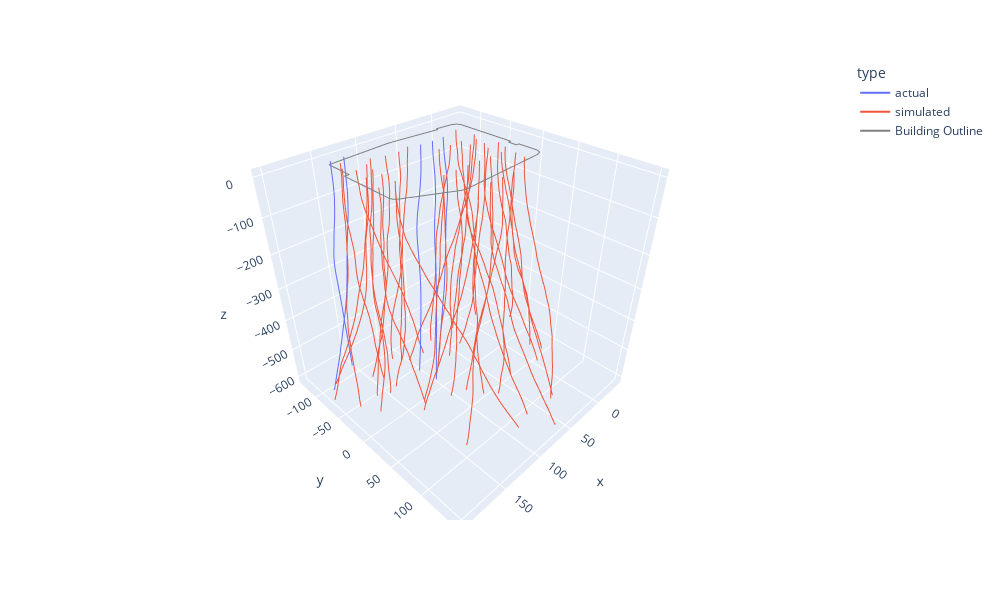

The cell this chart's notebook holds for it:
### Code cell
plotly_3d(site_sim)

### Figure 1 — Plotly figure (JSON) as saved in the notebook; plotly's stock layout.template omitted (floating-point values rounded to 4 significant figures; data arrays with more than 128 entries replaced by an {"elided": "..."} marker saying what was removed)
{"data": [{"hovertemplate": "type=actual<br>bh_name=2-5<br>x=%{x}<br>y=%{y}<br>z=%{z}<extra></extra>", "legendgroup": "actual", "line": {"color": "#636efa", "dash": "solid"}, "marker": {"symbol": "circle"}, "mode": "lines", "name": "actual", "scene": "scene", "showlegend": true, "type": "scatter3d", "x": {"elided": "604 float values"}, "y": {"elided": "604 float values"}, "z": {"elided": "604 float values"}}, {"hovertemplate": "type=actual<br>bh_name=2-6<br>x=%{x}<br>y=%{y}<br>z=%{z}<extra></extra>", "legendgroup": "actual", "line": {"color": "#636efa", "dash": "solid"}, "marker": {"symbol": "circle"}, "mode": "lines", "name": "actual", "scene": "scene", "showlegend": false, "type": "scatter3d", "x": {"elided": "603 float values"}, "y": {"elided": "603 float values"}, "z": {"elided": "603 float values"}}, {"hovertemplate": "type=actual<br>bh_name=3-2<br>x=%{x}<br>y=%{y}<br>z=%{z}<extra></extra>", "legendgroup": "actual", "line": {"color": "#636efa", "dash": "solid"}, "marker": {"symbol": "circle"}, "mode": "lines", "name": "actual", "scene": "scene", "showlegend": false, "type": "scatter3d", "x": {"elided": "606 float values"}, "y": {"elided": "606 float values"}, "z": {"elided": "606 float values"}}, {"hovertemplate": "type=actual<br>bh_name=3-3<br>x=%{x}<br>y=%{y}<br>z=%{z}<extra></extra>", "legendgroup": "actual", "line": {"color": "#636efa", "dash": "solid"}, "marker": {"symbol": "circle"}, "mode": "lines", "name": "actual", "scene": "scene", "showlegend": false, "type": "scatter3d", "x": {"elided": "607 float values"}, "y": {"elided": "607 float values"}, "z": {"elided": "607 float values"}}, {"hovertemplate": "type=actual<br>bh_name=4-5<br>x=%{x}<br>y=%{y}<br>z=%{z}<extra></extra>", "legendgroup": "actual", "line": {"color": "#636efa", "dash": "solid"}, "marker": {"symbol": "circle"}, "mode": "lines", "name": "actual", "scene": "scene", "showlegend": false, "type": "scatter3d", "x": {"elided": "608 float values"}, "y": {"elided": "608 float values"}, "z": {"elided": "608 float values"}}, {"hovertemplate": "type=simulated<br>bh_name=2-4<br>x=%{x}<br>y=%{y}<br>z=%{z}<extra></extra>", "legendgroup": "simulated", "line": {"color": "#EF553B", "dash": "solid"}, "marker": {"symbol": "circle"}, "mode": "lines", "name": "simulated", "scene": "scene", "showlegend": true, "type": "scatter3d", "x": {"elided": "601 float values"}, "y": {"elided": "601 float values"}, "z": {"elided": "601 float values"}}, {"hovertemplate": "type=simulated<br>bh_name=2-3<br>x=%{x}<br>y=%{y}<br>z=%{z}<extra></extra>", "legendgroup": "simulated", "line": {"color": "#EF553B", "dash": "solid"}, "marker": {"symbol": "circle"}, "mode": "lines", "name": "simulated", "scene": "scene", "showlegend": false, "type": "scatter3d", "x": {"elided": "601 float values"}, "y": {"elided": "601 float values"}, "z": {"elided": "601 float values"}}, {"hovertemplate": "type=simulated<br>bh_name=2-2<br>x=%{x}<br>y=%{y}<br>z=%{z}<extra></extra>", "legendgroup": "simulated", "line": {"color": "#EF553B", "dash": "solid"}, "marker": {"symbol": "circle"}, "mode": "lines", "name": "simulated", "scene": "scene", "showlegend": false, "type": "scatter3d", "x": {"elided": "601 float values"}, "y": {"elided": "601 float values"}, "z": {"elided": "601 float values"}}, {"hovertemplate": "type=simulated<br>bh_name=2-1<br>x=%{x}<br>y=%{y}<br>z=%{z}<extra></extra>", "legendgroup": "simulated", "line": {"color": "#EF553B", "dash": "solid"}, "marker": {"symbol": "circle"}, "mode": "lines", "name": "simulated", "scene": "scene", "showlegend": false, "type": "scatter3d", "x": {"elided": "601 float values"}, "y": {"elided": "601 float values"}, "z": {"elided": "601 float values"}}, {"hovertemplate": "type=simulated<br>bh_name=3-6<br>x=%{x}<br>y=%{y}<br>z=%{z}<extra></extra>", "legendgroup": "simulated", "line": {"color": "#EF553B", "dash": "solid"}, "marker": {"symbol": "circle"}, "mode": "lines", "name": "simulated", "scene": "scene", "showlegend": false, "type": "scatter3d", "x": {"elided": "601 float values"}, "y": {"elided": "601 float values"}, "z": {"elided": "601 float values"}}, {"hovertemplate": "type=simulated<br>bh_name=3-4<br>x=%{x}<br>y=%{y}<br>z=%{z}<extra></extra>", "legendgroup": "simulated", "line": {"color": "#EF553B", "dash": "solid"}, "marker": {"symbol": "circle"}, "mode": "lines", "name": "simulated", "scene": "scene", "showlegend": false, "type": "scatter3d", "x": {"elided": "601 float values"}, "y": {"elided": "601 float values"}, "z": {"elided": "601 float values"}}, {"hovertemplate": "type=simulated<br>bh_name=3-1<br>x=%{x}<br>y=%{y}<br>z=%{z}<extra></extra>", "legendgroup": "simulated", "line": {"color": "#EF553B", "dash": "solid"}, "marker": {"symbol": "circle"}, "mode": "lines", "name": "simulated", "scene": "scene", "showlegend": false, "type": "scatter3d", "x": {"elided": "601 float values"}, "y": {"elided": "601 float values"}, "z": {"elided": "601 float values"}}, {"hovertemplate": "type=simulated<br>bh_name=3-5<br>x=%{x}<br>y=%{y}<br>z=%{z}<extra></extra>", "legendgroup": "simulated", "line": {"color": "#EF553B", "dash": "solid"}, "marker": {"symbol": "circle"}, "mode": "lines", "name": "simulated", "scene": "scene", "showlegend": false, "type": "scatter3d", "x": {"elided": "601 float values"}, "y": {"elided": "601 float values"}, "z": {"elided": "601 float values"}}, {"hovertemplate": "type=simulated<br>bh_name=4-6<br>x=%{x}<br>y=%{y}<br>z=%{z}<extra></extra>", "legendgroup": "simulated", "line": {"color": "#EF553B", "dash": "solid"}, "marker": {"symbol": "circle"}, "mode": "lines", "name": "simulated", "scene": "scene", "showlegend": false, "type": "scatter3d", "x": {"elided": "601 float values"}, "y": {"elided": "601 float values"}, "z": {"elided": "601 float values"}}, {"hovertemplate": "type=simulated<br>bh_name=4-4<br>x=%{x}<br>y=%{y}<br>z=%{z}<extra></extra>", "legendgroup": "simulated", "line": {"color": "#EF553B", "dash": "solid"}, "marker": {"symbol": "circle"}, "mode": "lines", "name": "simulated", "scene": "scene", "showlegend": false, "type": "scatter3d", "x": {"elided": "601 float values"}, "y": {"elided": "601 float values"}, "z": {"elided": "601 float values"}}, {"hovertemplate": "type=simulated<br>bh_name=4-3<br>x=%{x}<br>y=%{y}<br>z=%{z}<extra></extra>", "legendgroup": "simulated", "line": {"color": "#EF553B", "dash": "solid"}, "marker": {"symbol": "circle"}, "mode": "lines", "name": "simulated", "scene": "scene", "showlegend": false, "type": "scatter3d", "x": {"elided": "601 float values"}, "y": {"elided": "601 float values"}, "z": {"elided": "601 float values"}}, {"hovertemplate": "type=simulated<br>bh_name=4-2<br>x=%{x}<br>y=%{y}<br>z=%{z}<extra></extra>", "legendgroup": "simulated", "line": {"color": "#EF553B", "dash": "solid"}, "marker": {"symbol": "circle"}, "mode": "lines", "name": "simulated", "scene": "scene", "showlegend": false, "type": "scatter3d", "x": {"elided": "601 float values"}, "y": {"elided": "601 float values"}, "z": {"elided": "601 float values"}}, {"hovertemplate": "type=simulated<br>bh_name=4-1<br>x=%{x}<br>y=%{y}<br>z=%{z}<extra></extra>", "legendgroup": "simulated", "line": {"color": "#EF553B", "dash": "solid"}, "marker": {"symbol": "circle"}, "mode": "lines", "name": "simulated", "scene": "scene", "showlegend": false, "type": "scatter3d", "x": {"elided": "601 float values"}, "y": {"elided": "601 float values"}, "z": {"elided": "601 float values"}}, {"hovertemplate": "type=simulated<br>bh_name=5-6<br>x=%{x}<br>y=%{y}<br>z=%{z}<extra></extra>", "legendgroup": "simulated", "line": {"color": "#EF553B", "dash": "solid"}, "marker": {"symbol": "circle"}, "mode": "lines", "name": "simulated", "scene": "scene", "showlegend": false, "type": "scatter3d", "x": {"elided": "601 float values"}, "y": {"elided": "601 float values"}, "z": {"elided": "601 float values"}}, {"hovertemplate": "type=simulated<br>bh_name=5-5<br>x=%{x}<br>y=%{y}<br>z=%{z}<extra></extra>", "legendgroup": "simulated", "line": {"color": "#EF553B", "dash": "solid"}, "marker": {"symbol": "circle"}, "mode": "lines", "name": "simulated", "scene": "scene", "showlegend": false, "type": "scatter3d", "x": {"elided": "601 float values"}, "y": {"elided": "601 float values"}, "z": {"elided": "601 float values"}}, {"hovertemplate": "type=simulated<br>bh_name=5-4<br>x=%{x}<br>y=%{y}<br>z=%{z}<extra></extra>", "legendgroup": "simulated", "line": {"color": "#EF553B", "dash": "solid"}, "marker": {"symbol": "circle"}, "mode": "lines", "name": "simulated", "scene": "scene", "showlegend": false, "type": "scatter3d", "x": {"elided": "601 float values"}, "y": {"elided": "601 float values"}, "z": {"elided": "601 float values"}}, {"hovertemplate": "type=simulated<br>bh_name=5-3<br>x=%{x}<br>y=%{y}<br>z=%{z}<extra></extra>", "legendgroup": "simulated", "line": {"color": "#EF553B", "dash": "solid"}, "marker": {"symbol": "circle"}, "mode": "lines", "name": "simulated", "scene": "scene", "showlegend": false, "type": "scatter3d", "x": {"elided": "601 float values"}, "y": {"elided": "601 float values"}, "z": {"elided": "601 float values"}}, {"hovertemplate": "type=simulated<br>bh_name=5-1<br>x=%{x}<br>y=%{y}<br>z=%{z}<extra></extra>", "legendgroup": "simulated", "line": {"color": "#EF553B", "dash": "solid"}, "marker": {"symbol": "circle"}, "mode": "lines", "name": "simulated", "scene": "scene", "showlegend": false, "type": "scatter3d", "x": {"elided": "601 float values"}, "y": {"elided": "601 float values"}, "z": {"elided": "601 float values"}}, {"hovertemplate": "type=simulated<br>bh_name=5-2<br>x=%{x}<br>y=%{y}<br>z=%{z}<extra></extra>", "legendgroup": "simulated", "line": {"color": "#EF553B", "dash": "solid"}, "marker": {"symbol": "circle"}, "mode": "lines", "name": "simulated", "scene": "scene", "showlegend": false, "type": "scatter3d", "x": {"elided": "601 float values"}, "y": {"elided": "601 float values"}, "z": {"elided": "601 float values"}}, {"hovertemplate": "type=simulated<br>bh_name=6-4<br>x=%{x}<br>y=%{y}<br>z=%{z}<extra></extra>", "legendgroup": "simulated", "line": {"color": "#EF553B", "dash": "solid"}, "marker": {"symbol": "circle"}, "mode": "lines", "name": "simulated", "scene": "scene", "showlegend": false, "type": "scatter3d", "x": {"elided": "601 float values"}, "y": {"elided": "601 float values"}, "z": {"elided": "601 float values"}}, {"hovertemplate": "type=simulated<br>bh_name=6-3<br>x=%{x}<br>y=%{y}<br>z=%{z}<extra></extra>", "legendgroup": "simulated", "line": {"color": "#EF553B", "dash": "solid"}, "marker": {"symbol": "circle"}, "mode": "lines", "name": "simulated", "scene": "scene", "showlegend": false, "type": "scatter3d", "x": {"elided": "601 float values"}, "y": {"elided": "601 float values"}, "z": {"elided": "601 float values"}}, {"hovertemplate": "type=simulated<br>bh_name=6-2<br>x=%{x}<br>y=%{y}<br>z=%{z}<extra></extra>", "legendgroup": "simulated", "line": {"color": "#EF553B", "dash": "solid"}, "marker": {"symbol": "circle"}, "mode": "lines", "name": "simulated", "scene": "scene", "showlegend": false, "type": "scatter3d", "x": {"elided": "601 float values"}, "y": {"elided": "601 float values"}, "z": {"elided": "601 float values"}}, {"hovertemplate": "type=simulated<br>bh_name=6-1<br>x=%{x}<br>y=%{y}<br>z=%{z}<extra></extra>", "legendgroup": "simulated", "line": {"color": "#EF553B", "dash": "solid"}, "marker": {"symbol": "circle"}, "mode": "lines", "name": "simulated", "scene": "scene", "showlegend": false, "type": "scatter3d", "x": {"elided": "601 float values"}, "y": {"elided": "601 float values"}, "z": {"elided": "601 float values"}}, {"hovertemplate": "type=simulated<br>bh_name=7-1<br>x=%{x}<br>y=%{y}<br>z=%{z}<extra></extra>", "legendgroup": "simulated", "line": {"color": "#EF553B", "dash": "solid"}, "marker": {"symbol": "circle"}, "mode": "lines", "name": "simulated", "scene": "scene", "showlegend": false, "type": "scatter3d", "x": {"elided": "601 float values"}, "y": {"elided": "601 float values"}, "z": {"elided": "601 float values"}}, {"hovertemplate": "type=simulated<br>bh_name=7-2<br>x=%{x}<br>y=%{y}<br>z=%{z}<extra></extra>", "legendgroup": "simulated", "line": {"color": "#EF553B", "dash": "solid"}, "marker": {"symbol": "circle"}, "mode": "lines", "name": "simulated", "scene": "scene", "showlegend": false, "type": "scatter3d", "x": {"elided": "601 float values"}, "y": {"elided": "601 float values"}, "z": {"elided": "601 float values"}}, {"hovertemplate": "type=simulated<br>bh_name=6-6<br>x=%{x}<br>y=%{y}<br>z=%{z}<extra></extra>", "legendgroup": "simulated", "line": {"color": "#EF553B", "dash": "solid"}, "marker": {"symbol": "circle"}, "mode": "lines", "name": "simulated", "scene": "scene", "showlegend": false, "type": "scatter3d", "x": {"elided": "601 float values"}, "y": {"elided": "601 float values"}, "z": {"elided": "601 float values"}}, {"hovertemplate": "type=simulated<br>bh_name=6-5<br>x=%{x}<br>y=%{y}<br>z=%{z}<extra></extra>", "legendgroup": "simulated", "line": {"color": "#EF553B", "dash": "solid"}, "marker": {"symbol": "circle"}, "mode": "lines", "name": "simulated", "scene": "scene", "showlegend": false, "type": "scatter3d", "x": {"elided": "601 float values"}, "y": {"elided": "601 float values"}, "z": {"elided": "601 float values"}}, {"hovertemplate": "type=simulated<br>bh_name=7-4<br>x=%{x}<br>y=%{y}<br>z=%{z}<extra></extra>", "legendgroup": "simulated", "line": {"color": "#EF553B", "dash": "solid"}, "marker": {"symbol": "circle"}, "mode": "lines", "name": "simulated", "scene": "scene", "showlegend": false, "type": "scatter3d", "x": {"elided": "601 float values"}, "y": {"elided": "601 float values"}, "z": {"elided": "601 float values"}}, {"hovertemplate": "type=simulated<br>bh_name=7-5<br>x=%{x}<br>y=%{y}<br>z=%{z}<extra></extra>", "legendgroup": "simulated", "line": {"color": "#EF553B", "dash": "solid"}, "marker": {"symbol": "circle"}, "mode": "lines", "name": "simulated", "scene": "scene", "showlegend": false, "type": "scatter3d", "x": {"elided": "601 float values"}, "y": {"elided": "601 float values"}, "z": {"elided": "601 float values"}}, {"hovertemplate": "type=simulated<br>bh_name=7-6<br>x=%{x}<br>y=%{y}<br>z=%{z}<extra></extra>", "legendgroup": "simulated", "line": {"color": "#EF553B", "dash": "solid"}, "marker": {"symbol": "circle"}, "mode": "lines", "name": "simulated", "scene": "scene", "showlegend": false, "type": "scatter3d", "x": {"elided": "601 float values"}, "y": {"elided": "601 float values"}, "z": {"elided": "601 float values"}}, {"hovertemplate": "type=simulated<br>bh_name=7-3<br>x=%{x}<br>y=%{y}<br>z=%{z}<extra></extra>", "legendgroup": "simulated", "line": {"color": "#EF553B", "dash": "solid"}, "marker": {"symbol": "circle"}, "mode": "lines", "name": "simulated", "scene": "scene", "showlegend": false, "type": "scatter3d", "x": {"elided": "601 float values"}, "y": {"elided": "601 float values"}, "z": {"elided": "601 float values"}}, {"hovertemplate": "type=simulated<br>bh_name=1-1<br>x=%{x}<br>y=%{y}<br>z=%{z}<extra></extra>", "legendgroup": "simulated", "line": {"color": "#EF553B", "dash": "solid"}, "marker": {"symbol": "circle"}, "mode": "lines", "name": "simulated", "scene": "scene", "showlegend": false, "type": "scatter3d", "x": {"elided": "601 float values"}, "y": {"elided": "601 float values"}, "z": {"elided": "601 float values"}}, {"hovertemplate": "type=simulated<br>bh_name=1-4<br>x=%{x}<br>y=%{y}<br>z=%{z}<extra></extra>", "legendgroup": "simulated", "line": {"color": "#EF553B", "dash": "solid"}, "marker": {"symbol": "circle"}, "mode": "lines", "name": "simulated", "scene": "scene", "showlegend": false, "type": "scatter3d", "x": {"elided": "601 float values"}, "y": {"elided": "601 float values"}, "z": {"elided": "601 float values"}}, {"hovertemplate": "type=simulated<br>bh_name=1-6<br>x=%{x}<br>y=%{y}<br>z=%{z}<extra></extra>", "legendgroup": "simulated", "line": {"color": "#EF553B", "dash": "solid"}, "marker": {"symbol": "circle"}, "mode": "lines", "name": "simulated", "scene": "scene", "showlegend": false, "type": "scatter3d", "x": {"elided": "601 float values"}, "y": {"elided": "601 float values"}, "z": {"elided": "601 float values"}}, {"hovertemplate": "type=simulated<br>bh_name=1-2<br>x=%{x}<br>y=%{y}<br>z=%{z}<extra></extra>", "legendgroup": "simulated", "line": {"color": "#EF553B", "dash": "solid"}, "marker": {"symbol": "circle"}, "mode": "lines", "name": "simulated", "scene": "scene", "showlegend": false, "type": "scatter3d", "x": {"elided": "601 float values"}, "y": {"elided": "601 float values"}, "z": {"elided": "601 float values"}}, {"hovertemplate": "type=simulated<br>bh_name=1-5<br>x=%{x}<br>y=%{y}<br>z=%{z}<extra></extra>", "legendgroup": "simulated", "line": {"color": "#EF553B", "dash": "solid"}, "marker": {"symbol": "circle"}, "mode": "lines", "name": "simulated", "scene": "scene", "showlegend": false, "type": "scatter3d", "x": {"elided": "601 float values"}, "y": {"elided": "601 float values"}, "z": {"elided": "601 float values"}}, {"hovertemplate": "type=simulated<br>bh_name=1-3<br>x=%{x}<br>y=%{y}<br>z=%{z}<extra></extra>", "legendgroup": "simulated", "line": {"color": "#EF553B", "dash": "solid"}, "marker": {"symbol": "circle"}, "mode": "lines", "name": "simulated", "scene": "scene", "showlegend": false, "type": "scatter3d", "x": {"elided": "601 float values"}, "y": {"elided": "601 float values"}, "z": {"elided": "601 float values"}}, {"line": {"color": "grey"}, "mode": "lines", "name": "Building Outline", "type": "scatter3d", "x": [-13.72, -11.23, -5.51, 95.46, 100.1, 147.5, 150.5, 151.6, 151.6, 146.6, 146.6, 77.44, 71.71, 66.01, 14.01, 13.65, -6.183, -11.56, -13.72, -13.72, -10.19, -10.19, -13.72, -13.72], "y": [19.03, 24.74, 27.22, 34.28, 33.04, 4.584, 1.484, -2.702, -74.2, -74.2, -110.1, -114.9, -114.8, -114.3, -108.4, -111.6, -109.3, -106.5, -100.9, -19.69, -19.69, -7.713, -7.713, 19.03], "z": [0.0, 0.0, 0.0, 0.0, 0.0, 0.0, 0.0, 0.0, 0.0, 0.0, 0.0, 0.0, 0.0, 0.0, 0.0, 0.0, 0.0, 0.0, 0.0, 0.0, 0.0, 0.0, 0.0, 0.0]}], "layout": {"height": 600, "legend": {"title": {"text": "type"}, "tracegroupgap": 0}, "margin": {"t": 60}, "scene": {"aspectmode": "manual", "aspectratio": {"x": 1, "y": 1, "z": 1}, "domain": {"x": [0, 1], "y": [0, 1]}, "xaxis": {"title": {"text": "x"}}, "yaxis": {"title": {"text": "y"}}, "zaxis": {"title": {"text": "z"}}}, "width": 1000}}
